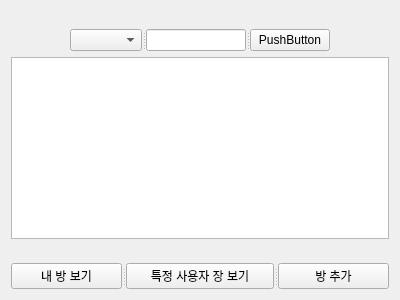
<?xml version="1.0" encoding="UTF-8"?>
<ui version="4.0">
 <class>AminEuducationChatPage</class>
 <widget class="QWidget" name="AminEuducationChatPage">
  <property name="geometry">
   <rect>
    <x>0</x>
    <y>0</y>
    <width>400</width>
    <height>300</height>
   </rect>
  </property>
  <property name="windowTitle">
   <string>Form</string>
  </property>
  <layout class="QGridLayout" name="gridLayout">
   <item row="0" column="0">
    <layout class="QVBoxLayout" name="verticalLayout_2">
     <item>
      <spacer name="verticalSpacer_2">
       <property name="orientation">
        <enum>Qt::Orientation::Vertical</enum>
       </property>
       <property name="sizeHint" stdset="0">
        <size>
         <width>20</width>
         <height>28</height>
        </size>
       </property>
      </spacer>
     </item>
     <item>
      <layout class="QVBoxLayout" name="verticalLayout">
       <item>
        <layout class="QHBoxLayout" name="horizontalLayout_2">
         <item>
          <spacer name="horizontalSpacer_2">
           <property name="orientation">
            <enum>Qt::Orientation::Horizontal</enum>
           </property>
           <property name="sizeHint" stdset="0">
            <size>
             <width>40</width>
             <height>20</height>
            </size>
           </property>
          </spacer>
         </item>
         <item>
          <widget class="QSplitter" name="splitter">
           <property name="orientation">
            <enum>Qt::Orientation::Horizontal</enum>
           </property>
           <widget class="QComboBox" name="comboBox"/>
           <widget class="QLineEdit" name="lineEdit"/>
           <widget class="QPushButton" name="pushButton">
            <property name="text">
             <string>PushButton</string>
            </property>
           </widget>
          </widget>
         </item>
         <item>
          <spacer name="horizontalSpacer">
           <property name="orientation">
            <enum>Qt::Orientation::Horizontal</enum>
           </property>
           <property name="sizeHint" stdset="0">
            <size>
             <width>40</width>
             <height>20</height>
            </size>
           </property>
          </spacer>
         </item>
        </layout>
       </item>
       <item>
        <widget class="QTableView" name="tableView"/>
       </item>
      </layout>
     </item>
     <item>
      <spacer name="verticalSpacer">
       <property name="orientation">
        <enum>Qt::Orientation::Vertical</enum>
       </property>
       <property name="sizeHint" stdset="0">
        <size>
         <width>20</width>
         <height>28</height>
        </size>
       </property>
      </spacer>
     </item>
     <item>
      <widget class="QSplitter" name="splitter_2">
       <property name="orientation">
        <enum>Qt::Orientation::Horizontal</enum>
       </property>
       <widget class="QPushButton" name="pushButton_2">
        <property name="text">
         <string>내 방 보기</string>
        </property>
       </widget>
       <widget class="QPushButton" name="pushButton_3">
        <property name="text">
         <string>특정 사용자 장 보기</string>
        </property>
       </widget>
       <widget class="QPushButton" name="pushButton_4">
        <property name="text">
         <string>방 추가</string>
        </property>
       </widget>
      </widget>
     </item>
    </layout>
   </item>
  </layout>
 </widget>
 <resources/>
 <connections/>
</ui>
